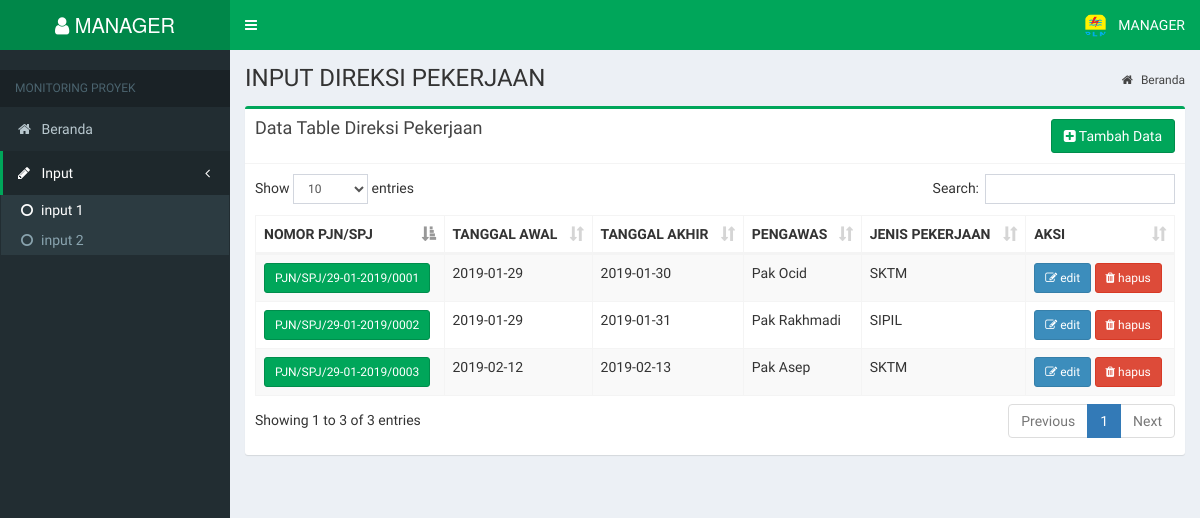
Page /index.php?page=input1 (signed in) on the committed database.
### tables this page shows
CREATE TABLE `tbl_user` (
  `username` varchar(30) NOT NULL,
  `password` varchar(10) NOT NULL,
  `role` int(5) NOT NULL
);

CREATE TABLE `tbl_input4` (
  `nomer_pjn_spj` varchar(40) NOT NULL,
  `tanggal_awal` date NOT NULL,
  `tanggal_akhir` date NOT NULL,
  `pengawas` text NOT NULL,
  `jenis_pekerjaan` varchar(10) NOT NULL
);

### page/input1/input1.php (the view)
<section class="content-header">
    <h1>INPUT DIREKSI PEKERJAAN </h1>
    <ol class="breadcrumb">
        <li><a href="#"><i class="fa fa-home"></i> Beranda</a></li>
    </ol>
</section>
<section class="content container-fluid">
    <div class="row">
        <div class="col-md-12">
            <div class="row">
                <div class="col-md-12">
                    <div class="box box-success">
                        <div class="box-header with-border">
                            <div class="pull-left">
                                <h3 class="box-title">Data Table Direksi Pekerjaan</h3>
                            </div>
                            <div class="pull-right">
                                <a href="?page=input1tambah" class="btn btn-success"><i class="fa fa-plus-square"></i> Tambah Data</a>
                            </div>
                        </div>
                        <div class="box-body">
                            <div class="table-responsive">
                                <table id="table1" class="table table-bordered table-striped">
                                    <thead>
                                        <tr>
                                            <th>NOMOR PJN/SPJ</th>
                                            <th>TANGGAL AWAL</th>
                                            <th>TANGGAL AKHIR </th>
                                            <th>PENGAWAS</th>
                                            <th>JENIS PEKERJAAN</th>
                                            <th>AKSI</th>
                                        </tr>
                                    </thead>
                                    <tbody>
                                        <?php
                                            $query = mysqli_query($conn, "SELECT * FROM tbl_input4");
                                            while($data = mysqli_fetch_array($query)) { ?>
                                                <tr>
                                                    <td><a class="btn btn-success btn-sm"><?= $data['nomer_pjn_spj'] ?></a></td>
                                                    <td><?= $data['tanggal_awal'] ?></td>
                                                    <td><?= $data['tanggal_akhir'] ?></td>
                                                    <td><?= $data['pengawas'] ?></td>
                                                    <td><?= $data['jenis_pekerjaan'] ?></td>
                                                    <td>
                                                    <?php if ($page == 'input1') { ?>
                                                    <a class="btn btn-primary btn-sm" href="?page=input1edit&id=<?php echo $data['nomer_pjn_spj']; ?>"><i class="fa fa-edit"></i> edit</a>
                                                    <a class="btn btn-danger btn-sm" href="?page=input1hapus&id=<?php echo $data['nomer_pjn_spj']; ?>"><i class="fa fa-trash"></i> hapus</a>
                                                    <?php } ?>
                                                    </td>
                                                </tr>
                                        <?php } ?>
                                    </tbody>
                                </table>
                            </div>
                        </div>
                    </div>
                </div>
            </div>
        </div>
    </div>
</section>

### index.php (shortened to what this page needs)
<?php
   if (!empty($_SESSION['username']) && !empty($_SESSION['password']))
   {
      include "lib/koneksi.php";
?>
<!DOCTYPE html>
<html>
<head>
  <link rel="stylesheet" href="bower_components/bootstrap/dist/css/bootstrap.min.css">
  <link rel="stylesheet" href="bower_components/font-awesome/css/font-awesome.min.css">
  <link rel="stylesheet" href="bower_components/Ionicons/css/ionicons.min.css">
  <link rel="stylesheet" href="dist/css/AdminLTE.min.css">
  <link rel="stylesheet" href="dist/css/skins/_all-skins.min.css">
  <link rel="stylesheet" href="bower_components/morris.js/morris.css">
  <link rel="stylesheet" href="bower_components/jvectormap/jquery-jvectormap.css">
  <link rel="stylesheet" href="bower_components/bootstrap-datepicker/dist/css/bootstrap-datepicker.min.css">
  <link rel="stylesheet" href="bower_components/datatables.net-bs/css/dataTables.bootstrap.min.css">
  <link rel="stylesheet" href="bower_components/bootstrap-daterangepicker/daterangepicker.css">
  <link rel="stylesheet" href="plugins/bootstrap-wysihtml5/bootstrap3-wysihtml5.min.css">
</head>
<body class="hold-transition skin-green sidebar-mini">
<div class="wrapper">
  <header class="main-header">
  <?php
    include "header.php";
  ?>
  </header>
  <aside class="main-sidebar">
  <?php
    include "sidebar.php";
  ?>
  </aside>
  <div class="content-wrapper">
  <?php
    include "content.php";
  ?>
  </div>
</div>
</body>
</html>
<?php
} ?>

### header.php (shortened to what this page needs)
<?php
    $user = $_SESSION['username'];
    $sql = mysqli_query($conn, "SELECT * FROM tbl_user WHERE username='$user'");
    $userdata = mysqli_fetch_array($sql);
?>
<a href="?page=dashboard" class="logo">
    <span class="logo-lg">
    <i class="fa fa-user"></i> <?= $userdata['username'] ?>
    </span>
</a>
<nav class="navbar navbar-static-top" role="navigation">
    <a href="#" class="sidebar-toggle" data-toggle="push-menu" role="button">
    </a>
    <div class="navbar-custom-menu">
    <ul class="nav navbar-nav">
        <li class="dropdown user user-menu">
            <a href="#" class="dropdown-toggle" data-toggle="dropdown">
            <img src="img/pln.png" class="user-image" alt="User Image">
                <span class="hidden-xs"><?= strtoupper($userdata['username']) ?></span>
            </a>
        </li>
    </ul>
    </div>
</nav>

### sidebar.php (shortened to what this page needs)
<section class="sidebar">
    <div class="user-panel">
    <div class="pull-left info">
    </div>
    </div>
    <ul class="sidebar-menu" data-widget="tree">
        <li class="header">MONITORING PROYEK</li>
        <li class="<?php if ($_GET['page'] == 'dashboard'){ echo "active";} ?>">
            <a href="?page=dashboard"><i class="fa fa-home"></i> <span>Beranda</span></a>
        </li>
        <li class="treeview <?php if ($_GET['page'] == 'input1' || $_GET['page'] == 'input2' ||
            $_GET['page'] == 'input1tambah' || $_GET['page'] == 'input2tambah' || $_GET['page'] == 'input1tambahpro' || $_GET['page'] == 'input2tambahpro' || $_GET['page'] == 'input3tambahpro' ||
            $_GET['page'] == 'input1edit' || $_GET['page'] == 'input2edit' || $_GET['page'] == 'input1editpro' || $_GET['page'] == 'input2editpro' || $_GET['page'] == 'input1hapus' || $_GET['page'] == 'input2hapus' ){echo "active";} ?>">
          <a href="#">
            <i class="fa fa-pencil"></i> <span>Input</span>
            <span class="pull-right-container">
              <i class="fa fa-angle-left pull-right"></i>
            </span>
          </a>
          <ul class="treeview-menu ">
            <li class="<?php if($_GET['page'] == 'input1' || $_GET['page'] == 'input1tambah' || $_GET['page'] == 'input1tambahpro' || $_GET['page'] == 'input1edit' || $_GET['page'] == 'input1editpro' || $_GET['page'] == 'input1hapus') {echo "active";} ?>"><a href="?page=input1"><i class="fa fa-circle-o"></i>input 1</a></li>
            <li class="<?php if($_GET['page'] == 'input2' || $_GET['page'] == 'input2tambah' || $_GET['page'] == 'input2tambahpro' || $_GET['page'] == 'input2edit' || $_GET['page'] == 'input2editpro' || $_GET['page'] == 'input2hapus') {echo "active";} ?>"><a href="?page=input2"><i class="fa fa-circle-o"></i>input 2</a></li>
          </ul>
        </li>
    </ul>
</section>

### content.php
<?php
if (isset($_GET['page'])) $page=$_GET['page'];
else $page="dashboard";
if ($page == "dashboard") include("page/dashboard.php");
elseif ($page == "logout") include("page/logout.php");
    elseif ($page == "user")                include("page/user/user.php");
    elseif ($page == "useradd")             include("page/user/useradd.php");
    elseif ($page == "useraddpro")          include("page/user/useraddpro.php");
    elseif ($page == "useredit")            include("page/user/useredit.php");
    elseif ($page == "usereditpro")         include("page/user/usereditpro.php");
    elseif ($page == "userdelete")          include("page/user/userdelete.php");
    elseif ($page == "input1")                include("page/input1/input1.php");
    elseif ($page == "input1tambah")          include("page/input1/input1tambah.php");
    elseif ($page == "input1tambahpro")       include("page/input1/input1tambahpro.php");
    elseif ($page == "input1edit")            include("page/input1/input1edit.php");
    elseif ($page == "input1editpro")         include("page/input1/input1editpro.php");
    elseif ($page == "input1hapus")           include("page/input1/input1hapus.php");
    elseif ($page == "input2")                include("page/input2/input2.php");
    elseif ($page == "input2tambah")          include("page/input2/input2tambah.php");
    elseif ($page == "input2tambahpro")       include("page/input2/input2tambahpro.php");
    elseif ($page == "input2edit")            include("page/input2/input2edit.php");
    elseif ($page == "input2editpro")         include("page/input2/input2editpro.php");
    elseif ($page == "input2hapus")           include("page/input2/input2hapus.php");
else echo"Konten tidak ada";
?>

### rows in the picture
tbl_user: username "MANAGER"
tbl_input4: nomer_pjn_spj "PJN/SPJ/29-01-2019/0001", tanggal_awal "2019-01-29", tanggal_akhir "2019-01-30", pengawas "Pak Ocid", jenis_pekerjaan "SKTM"
tbl_input4: nomer_pjn_spj "PJN/SPJ/29-01-2019/0002", tanggal_awal "2019-01-29", tanggal_akhir "2019-01-31", pengawas "Pak Rakhmadi", jenis_pekerjaan "SIPIL"
tbl_input4: nomer_pjn_spj "PJN/SPJ/29-01-2019/0003", tanggal_awal "2019-02-12", tanggal_akhir "2019-02-13", pengawas "Pak Asep", jenis_pekerjaan "SKTM"
